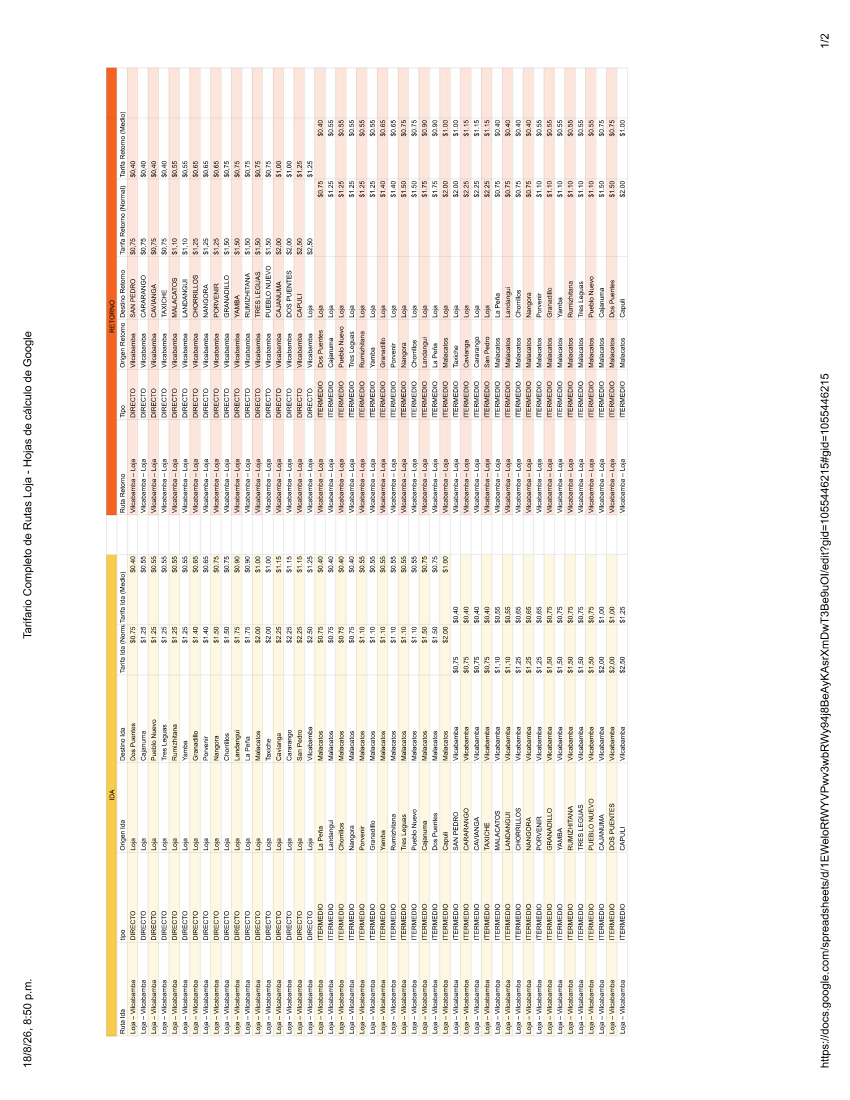
#> input picture upload/listado_page_1.png, 2550 x 3300 px, found by its file name (shown at 1/3 size); its folder holds 4 pictures in this run
$ python rotate_pdf_pages.py
#> lines starting #> are read from the running program, lines starting #| are printed output that depends on the picture
#!/usr/bin/env python3
"""Rotate PDF page images for better OCR"""
from PIL import Image

for i in [1, 2]:
    img = Image.open(f'/home/z/my-project/upload/listado_page_{i}.png')
#> img is the input picture: PIL image 2550x3300 RGB; mean R, G, B 245.3, 241.1, 236.2
    # Rotate 90 degrees clockwise to correct the left-rotation
    rotated = img.rotate(-90, expand=True)
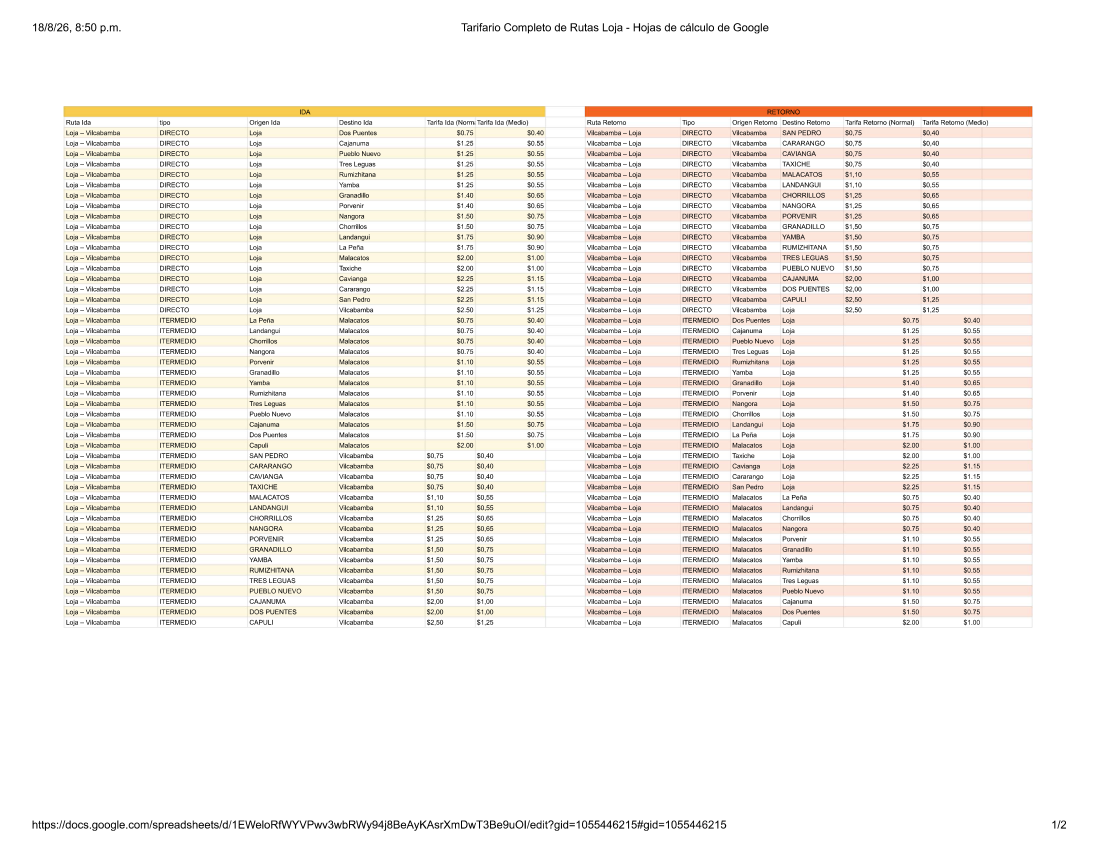
#> rotated: PIL image 3300x2550 RGB (shown at 1/3 size); mean R, G, B 245.3, 241.1, 236.2
    out = f'/home/z/my-project/upload/listado_page_{i}_rotated.png'
    rotated.save(out)
    print(f'{out}: {rotated.size}')
#| /home/z/my-project/upload/listado_page_1_rotated.png: (3300, 2550)
#> pass 2 of the loop `for i in [1, 2]:`:
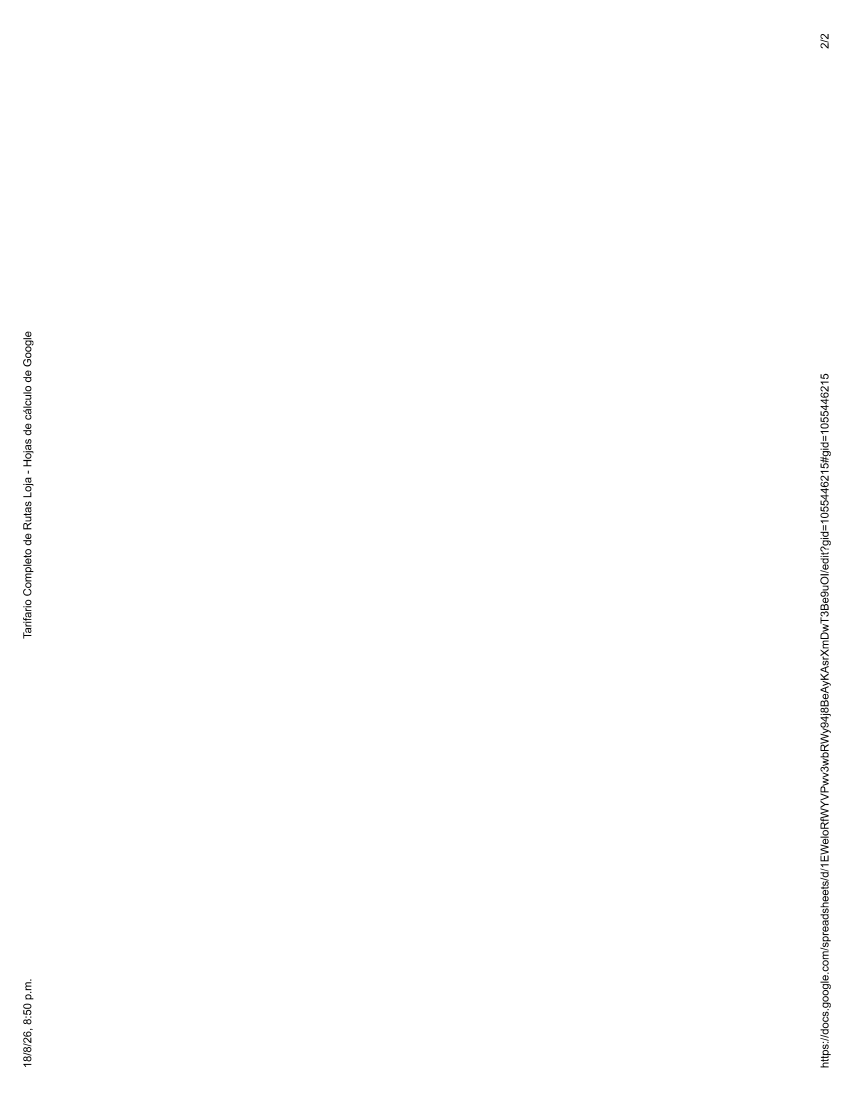
#> input picture upload/listado_page_2.png, 2550 x 3300 px, found by its file name (shown at 1/3 size)
#> img is the input picture: PIL image 2550x3300 RGB; min 0, max 255, mean 254.3
#> `rotated = img.rotate(-90, expand=True)`:
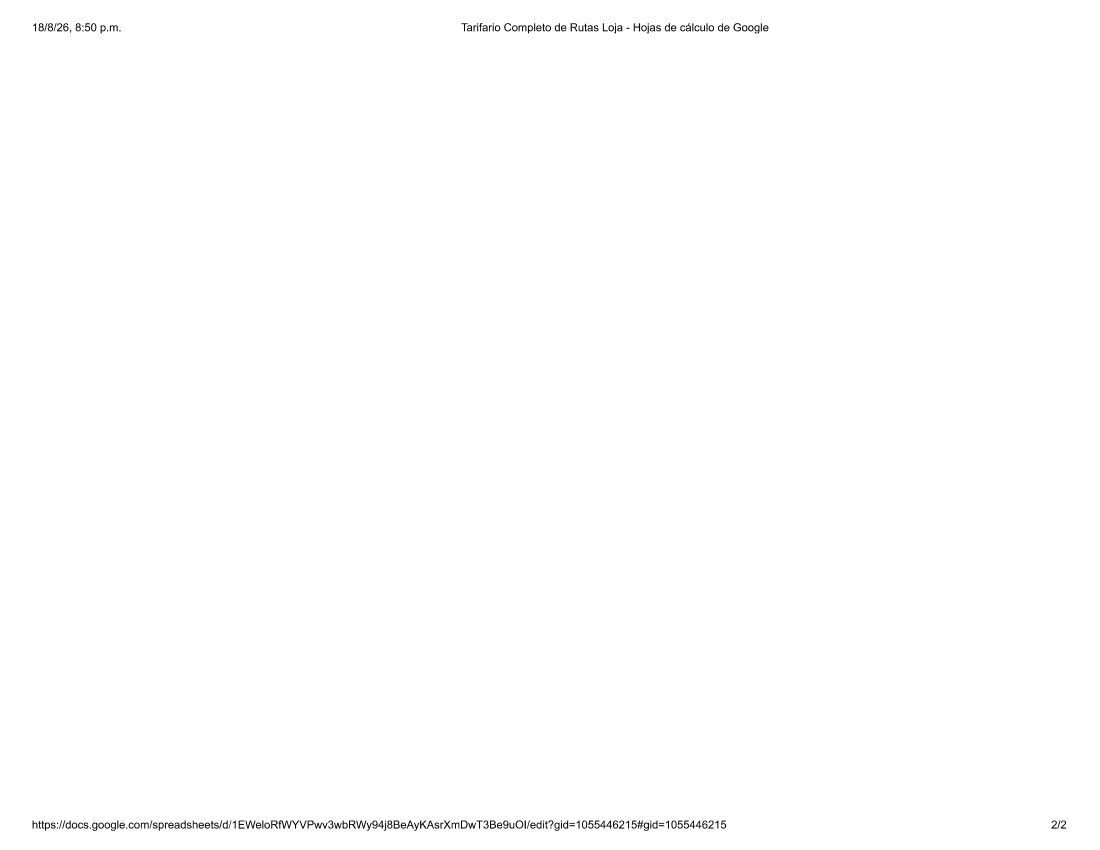
#> rotated: PIL image 3300x2550 RGB (shown at 1/3 size); min 0, max 255, mean 254.3
#| /home/z/my-project/upload/listado_page_2_rotated.png: (3300, 2550)
